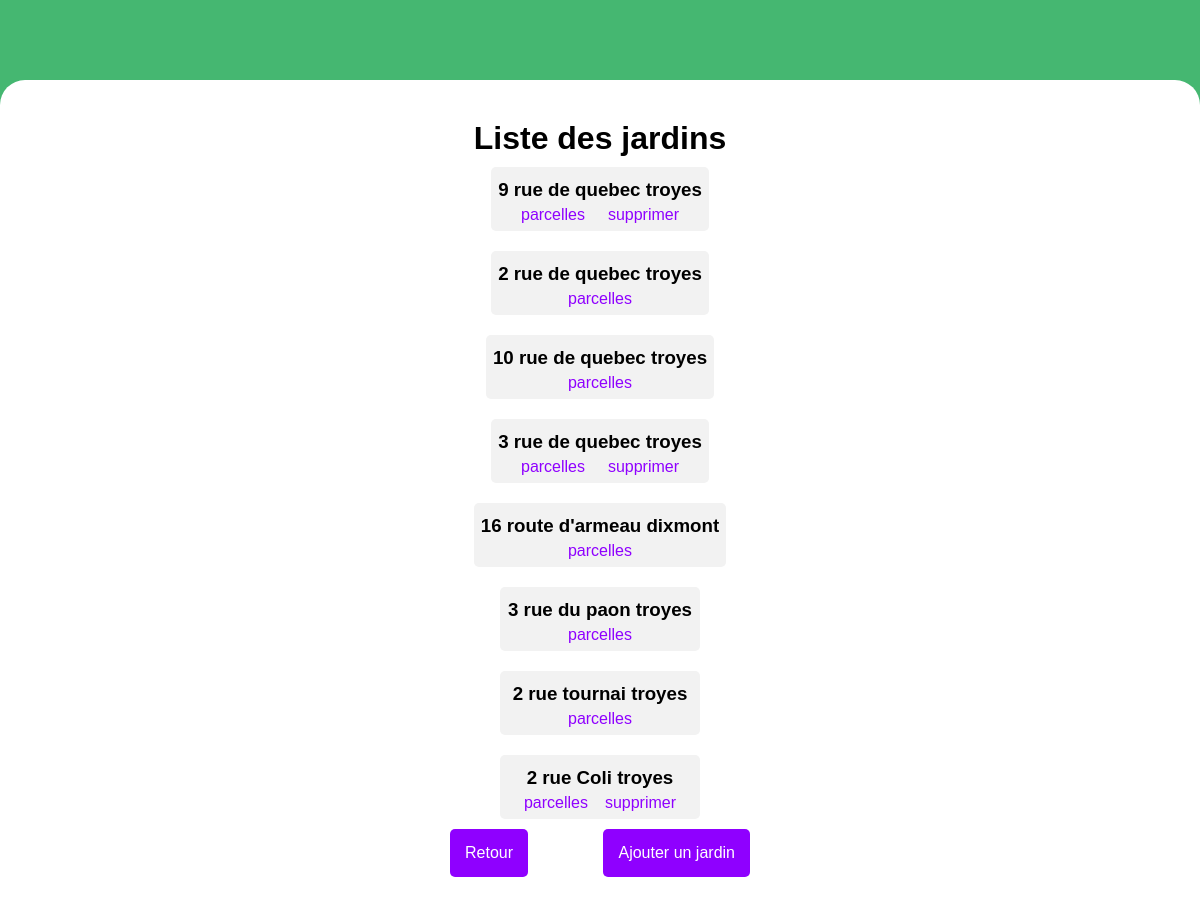
The page /admin/jardins/jardin_office.php on the database its author committed.
### tables this page shows
CREATE TABLE `potagers` (
  `potager_id` int(11) NOT NULL AUTO_INCREMENT,
  `potager_adresse` text NOT NULL,
  `potager_longitude` varchar(50) NOT NULL,
  `potager_latitude` varchar(50) NOT NULL,
  `potager_nb_parcelle` int(10) NOT NULL,
  `_user_id` int(255) NOT NULL,
  `potager_photo` text DEFAULT NULL,
  PRIMARY KEY (`potager_id`)
);

### admin/jardins/jardin_office.php (the view, shortened to what this page needs)
<?php
require_once ('../../connexion_bdd.php');
$sql = 'select * from potagers';
$query = $bdd->prepare($sql);
$query->execute();
$jardins = $query->fetchAll(PDO::FETCH_ASSOC);
?>
<!doctype html>
<html lang="fr">
<head>
    <link rel="stylesheet" href="/assets/pages/css/admin.css">
</head>
<body>
<main>
    <h1>Liste des jardins</h1>
    <section id="containerData">
    <?php
        foreach ($jardins as $jardin)
        {
            ?>
            <article class="articleData">
                <h3><?= $jardin['potager_adresse']?></h3>
                <div>
                    <a href="parcelles/parcelle_office.php?id=<?= $jardin['potager_id'] ?>">parcelles</a>
                    <?php
                    if ($jardin['_user_id'] == -1){
                        ?>
                        <a href="confirm_annul.php?jardin=<?= $jardin['potager_id'] ?>">supprimer</a>
                    <?php
                    }
                    ?>
                </div>
            </article>
        <?php
        }
    ?>
        <article id="containerLinks">
            <a href="../admin_office.php">Retour</a>
            <a href="ajouter_jardin.php">Ajouter un jardin</a>
        </article>
    </section>
</main>
</body>
</html>

### assets/pages/css/admin.css (style rules this page uses)
* { box-sizing: border-box; margin: 0; padding: 0; font-family: sans-serif; }
body { background-color: #45B771; position: relative; }
main { border-radius: 25px 25px 0 0; background-color: white; position: absolute; top: 10dvh; width: 100dvw; min-height: 90dvh; padding: 5dvh 10dvw; }
h1 { width: 100%; text-align: center; }
#containerData { display: flex; flex-direction: column; align-items: center; }
.articleData { display: flex; flex-direction: column; min-width: 200px; max-width: 600px; background-color: #f2f2f2; border-radius: 5px; margin: 10px 0; padding: 7px; }
.articleData h3, .articleData p { text-align: center; margin: 5px 0; }
.articleData div { display: flex; flex-direction: row; justify-content: space-evenly; }
.articleData div a { color: #8F00FF; text-decoration: none; }
#containerLinks { display: flex; justify-content: space-between; min-width: 300px; }
#containerLinks a, #containerRetour a { width: fit-content; text-decoration: none; padding: 15px; background-color: #8F00FF; color: white; border-radius: 5px; }

### rows shown on the page
potagers: potager_adresse "9 rue de quebec troyes"
potagers: potager_adresse "2 rue de quebec troyes"
potagers: potager_adresse "10 rue de quebec troyes"
potagers: potager_adresse "3 rue de quebec troyes"
potagers: potager_adresse "16 route d'armeau dixmont"
potagers: potager_adresse "3 rue du paon troyes"
potagers: potager_adresse "2 rue tournai troyes"
potagers: potager_adresse "2 rue Coli troyes"
